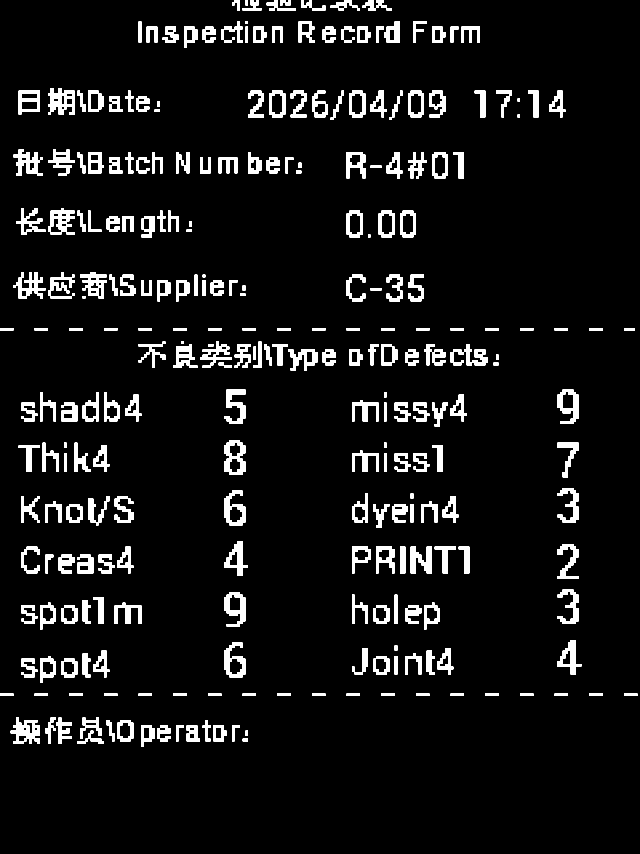
#> input picture fabric_inspection_machine-main/fabric_inspection_machine-main/HMI_CAPTURE_20260409_173342.hex.png, 1920 x 2560 px (shown at 1/3 size)
$ python -i hmi_hex_no_ocr_to_json.py   (imports and definitions only)
#> lines starting #> are read from the running program, lines starting #| are printed output that depends on the picture; after the words box and inside, x2 and y2 are one past the last pixel; in counts of white or black regions, pixels touching at a corner belong together
from __future__ import annotations

import argparse
import json
from functools import lru_cache
from pathlib import Path
from typing import Any

import numpy as np
from PIL import Image

MARKER = "0D0A1B4BF000"
ROW_BYTES = 240
BITS_PER_BYTE = 8
SCALE = 4

# Value cells on the scaled bitmap (960 x 1280)
VALUE_BOXES: list[tuple[tuple[int, int, int, int], tuple[int, int, int, int]]] = [
    ((300, 540, 440, 650), (740, 550, 930, 660)),
    ((300, 650, 430, 730), (800, 650, 920, 730)),
    ((300, 730, 420, 800), (800, 720, 920, 790)),
    ((280, 790, 430, 870), (780, 805, 930, 875)),
    ((320, 882, 460, 952), (700, 860, 950, 975)),
    ((280, 950, 430, 1035), (730, 940, 950, 1040)),
]

DEFECT_LABELS = [
    ("shadb4", "missy4"),
    ("Thik4", "missl"),
    ("Knot's", "dyein4"),
    ("Creas4", "PRINT1"),
    ("spotlm", "holep"),
    ("spot4", "Joint4"),
]

DATE_BOX = (340, 120, 900, 210)
BATCH_BOX = (500, 210, 760, 300)
LENGTH_BOX = (500, 300, 700, 380)
SUPPLIER_BOX = (500, 390, 700, 470)

# Known-good references used to learn glyph templates (no OCR).
REFERENCE_VALUES: dict[str, dict[str, Any]] = {
    "HMI_CAPTURE_20260411_164748.hex": {
        "defects": ["7", "11", "8", "7", "6", "3", "4", "3", "9", "5", "8", "7"],
        "date": "2026/04/11 16:28",
        "batch": "R-4#01",
        "length": "0.00",
        "supplier": "C-35",
    },
    "HMI_CAPTURE_20260411_180420.hex": {
        "defects": ["12", "18", "13", "11", "10", "7", "6", "8", "13", "8", "12", "14"],
        "date": "2026/04/11 17:45",
        "batch": "R-4#01",
        "length": "0.00",
        "supplier": "C-35",
    },
}


def read_hex_text(path: Path) -> str:
    return "".join(path.read_text(encoding="utf-8").split())


# [20 lines left out: functions hex_to_bitmap, preprocess_binary, not called in this run]


def _split_runs(mask: np.ndarray, min_width: int = 3) -> list[tuple[int, int]]:
    runs: list[tuple[int, int]] = []
    start: int | None = None
    for idx, value in enumerate(mask.tolist()):
        if value and start is None:
            start = idx
        elif not value and start is not None:
            if idx - start >= min_width:
                runs.append((start, idx))
            start = None
    if start is not None and len(mask) - start >= min_width:
        runs.append((start, len(mask)))
    return runs


def _extract_components(crop_bin: np.ndarray) -> list[np.ndarray]:
    col_sum = crop_bin.sum(axis=0)
    runs = _split_runs(col_sum > 0, min_width=3)

    refined: list[tuple[int, int]] = []
    for left, right in runs:
        width = right - left
        if width > 52:
            mid = left + width // 2
            valley = left + int(np.argmin(col_sum[left:right]))
            split = valley if left + 8 < valley < right - 8 else mid
            refined.append((left, split))
            refined.append((split, right))
        else:
            refined.append((left, right))

    components: list[np.ndarray] = []
    for left, right in refined:
        comp = crop_bin[:, left:right]
        row_sum = comp.sum(axis=1)
        row_runs = _split_runs(row_sum > 0, min_width=3)
        if not row_runs:
            continue
        top, bottom = row_runs[0][0], row_runs[-1][1]
        glyph = comp[top:bottom, :]
        if glyph.shape[0] < 6 or glyph.shape[1] < 4:
            continue
        components.append(glyph)
    return components


# [4 lines left out: function _normalize_component, not called in this run]


def _digit_similarity(a: np.ndarray, b: np.ndarray) -> float:
    # 1.0 = identical, 0.0 = fully different
    return 1.0 - float(np.mean(np.abs(a.astype(np.int16) - b.astype(np.int16))))


@lru_cache(maxsize=1)
def build_digit_templates() -> dict[str, list[np.ndarray]]:
    templates: dict[str, list[np.ndarray]] = {str(d): [] for d in range(10)}
    base_dir = Path(__file__).resolve().parent

    for file_name, payload in REFERENCE_VALUES.items():
        hex_path = base_dir / file_name
        if not hex_path.exists():
            continue

        image_bin = preprocess_binary(hex_to_bitmap(read_hex_text(hex_path)))
        cell_values: list[str] = payload["defects"]
        boxes = [box for pair in VALUE_BOXES for box in pair]

        for box, expected in zip(boxes, cell_values):
            left, top, right, bottom = box
            crop = image_bin[top:bottom, left:right]
            components = _extract_components(crop)
            if len(components) != len(expected):
                continue

            for component, ch in zip(components, expected):
                if ch.isdigit():
                    templates[ch].append(_normalize_component(component))

        # Add templates from header numeric fields.
        for box, expected in (
            (DATE_BOX, payload["date"]),
            (BATCH_BOX, payload["batch"]),
            (LENGTH_BOX, payload["length"]),
            (SUPPLIER_BOX, payload["supplier"]),
        ):
            left, top, right, bottom = box
            crop = image_bin[top:bottom, left:right]
            components = _extract_components(crop)
            expected_digits = [ch for ch in expected if ch.isdigit()]
            if len(components) != len(expected_digits):
                continue
            for component, ch in zip(components, expected_digits):
                templates[ch].append(_normalize_component(component))

    return templates


def read_digits_from_box(image_bin: np.ndarray, box: tuple[int, int, int, int], min_score: float = 0.62) -> str | None:
    templates = build_digit_templates()
    left, top, right, bottom = box
    crop = image_bin[top:bottom, left:right]
    components = _extract_components(crop)
    if not components:
        return None
    if len(components) > 2:
        return None

    decoded: list[str] = []
    for component in components:
        candidate = _normalize_component(component)
        score_by_digit: dict[str, float] = {}

        for digit, refs in templates.items():
            digit_best = -1.0
            for ref in refs:
                score = _digit_similarity(candidate, ref)
                if score > digit_best:
                    digit_best = score
            if digit_best >= 0:
                score_by_digit[digit] = digit_best

        if not score_by_digit:
            return None

        ranked = sorted(score_by_digit.items(), key=lambda item: item[1], reverse=True)
        best_digit, best_score = ranked[0]
        second_score = ranked[1][1] if len(ranked) > 1 else 0.0

        if best_score < min_score:
            return None
        if (best_score - second_score) < 0.08:
            return None
        decoded.append(best_digit)

    if len(decoded) == 2 and decoded[0] == "1" and decoded[1] == "1":
        # This pair is frequently produced by ambiguous shapes in these captures.
        return None

    return "".join(decoded)


def parse_date(image_bin: np.ndarray) -> str | None:
    raw = read_digits_from_box(image_bin, DATE_BOX, min_score=0.60)
    if raw is None or len(raw) < 12:
        return None
    raw = raw[:12]
    return f"{raw[0:4]}/{raw[4:6]}/{raw[6:8]} {raw[8:10]}:{raw[10:12]}"


# [88 lines left out: functions parse_batch, parse_length, parse_supplier, parse_defects, convert_capture_no_ocr, main, not called in this run]


# [2 lines not run here, left out]

>>> import cv2
>>> picture = cv2.imread('HMI_CAPTURE_20260409_173342.hex.png', cv2.IMREAD_GRAYSCALE)
#> picture: shape (2560, 1920); 6.4% white; 269 white regions, largest, box (x1, y1, x2, y2) and area: (32, 2152, 120, 2232) 3840, (144, 264, 224, 344) 3712, (672, 1320, 736, 1424) 3584
>>> result = parse_date(picture)
#> in read_digits_from_box, `crop = image_bin[top:bottom, left:right]`:
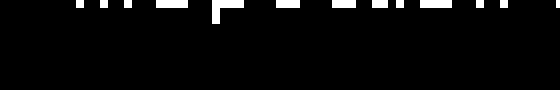
#> crop: shape (90, 560); 3.6% white; 13 white regions, largest, box (x1, y1, x2, y2) and area: (212, 0, 244, 24) 384, (156, 0, 188, 8) 256, (420, 0, 452, 8) 256
#> in _extract_components, `col_sum = crop_bin.sum(axis=0)`: col_sum = 560 values, max 6120 at index 212, min 0 at index 0, mean 830.6
#> after the loop in _split_runs, `for idx, value in enumerate(mask.tolist()):`: runs = [(76, 84), (100, 108), (124, 132), (156, 188), (212, 244), (276, 300), (332, 356), (372, 388), (396, 404), (420, 452), (476, 484), (500, 508)]; start = 556
#> in _extract_components, `runs = _split_runs(col_sum > 0, min_width=3)`: runs = [(76, 84), (100, 108), (124, 132), (156, 188), (212, 244), (276, 300), (332, 356), (372, 388), (396, 404), (420, 452), (476, 484), (500, 508), (556, 560)]
#> the loop in _extract_components, `for left, right in runs:` made 13 passes
#> (left, right, width) on passes 1 to 12: (76, 84, 8), (100, 108, 8), (124, 132, 8), (156, 188, 32), (212, 244, 32), (276, 300, 24), (332, 356, 24), (372, 388, 16), (396, 404, 8), (420, 452, 32), (476, 484, 8), (500, 508, 8)
#> after the loop in _extract_components, `for left, right in runs:`: refined has the same summary as runs
#> the loop in _extract_components, `for left, right in refined:` made 13 passes
#> (left, right, row_runs, bottom) on passes 1 to 12: (76, 84, [(0, 8)], 8), (100, 108, [(0, 8)], 8), (124, 132, [(0, 8)], 8), (156, 188, [(0, 8)], 8), (212, 244, [(0, 24)], 24), (276, 300, [(0, 8)], 8), (332, 356, [(0, 8)], 8), (372, 388, [(0, 8)], 8), (396, 404, [(0, 8)], 8), (420, 452, [(0, 8)], 8), (476, 484, [(0, 8)], 8), (500, 508, [(0, 8)], 8)
#> after the loop in _extract_components, `for left, right in refined:`: components = 13 items
